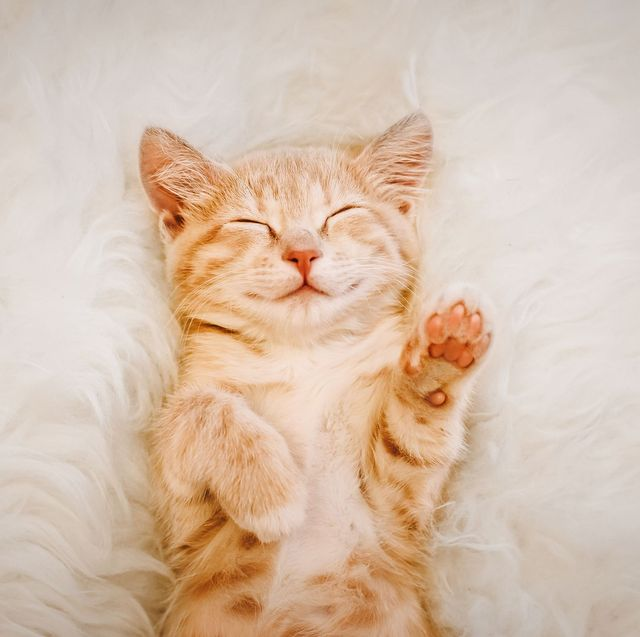
#> input picture examples/221206/cat.jpg, 640 x 637 px
$ python ex_06.py
#> lines starting #> are read from the running program, lines starting #| are printed output that depends on the picture
# 이미지 회전
# rotate (이미지, 각도 )
# : rotate함수의 첫번째 매개변수 : 회전시킬 이미지 / 두번째변수 : 회전각도
import cv2

# 이미지 경로
image_path = './cat.jpg'

# 이미지 읽기
image = cv2.imread(image_path)
#> image is the input picture: shape (637, 640, 3); mean B, G, R 173.4, 192.2, 215.2

# 이미지 좌우및 상하반전
# 1 좌우 반전 0 상하 반전
dst_tmep1 = cv2.flip(image, 1)
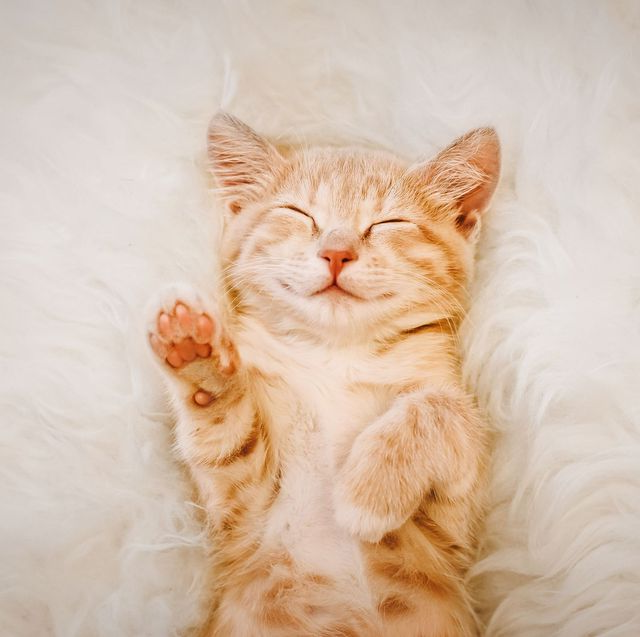
#> dst_tmep1: shape (637, 640, 3); mean B, G, R 173.4, 192.2, 215.2
dst_tmep2 = cv2.flip(image, 0)
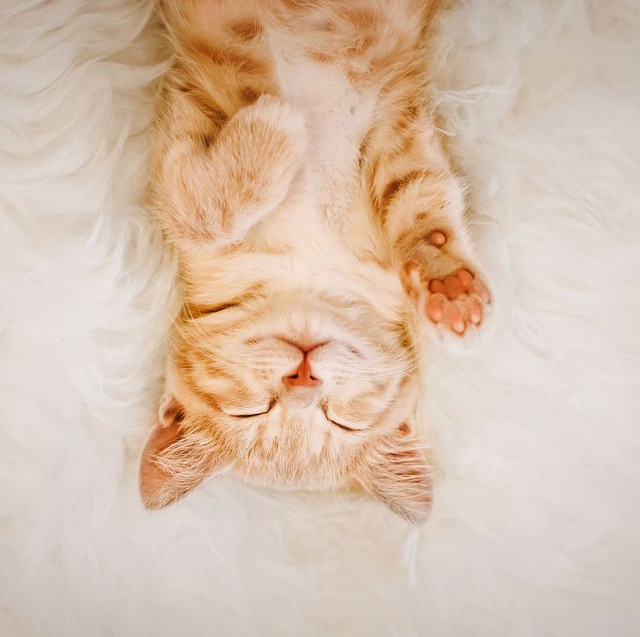
#> dst_tmep2: shape (637, 640, 3); mean B, G, R 173.4, 192.2, 215.2

cv2.imshow("dst_tmep1", dst_tmep1)
cv2.imshow("dst_tmep2", dst_tmep2)
cv2.waitKey(0)


# 읽은 이미지 각도 90도 돌리기
image90 = cv2.rotate(image, cv2.ROTATE_90_CLOCKWISE)  # 반시계 = COUNTERCLOCKWISE
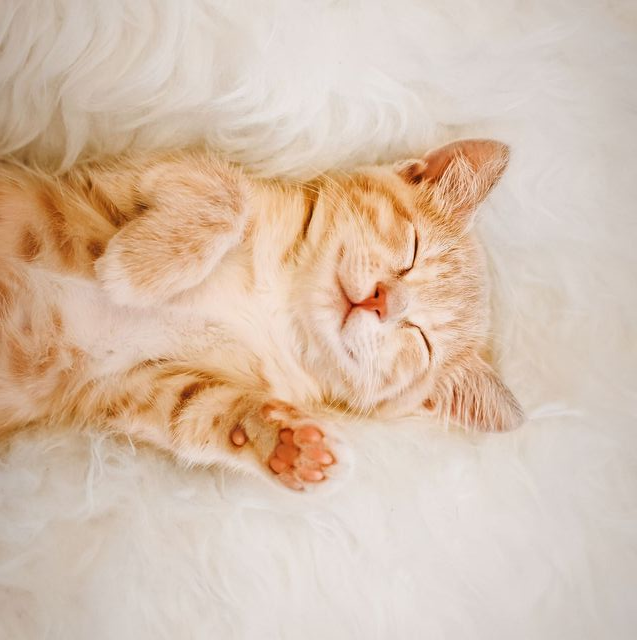
#> image90: shape (640, 637, 3); mean B, G, R 173.4, 192.2, 215.2
image180 = cv2.rotate(image, cv2.ROTATE_180) # 180도 회전
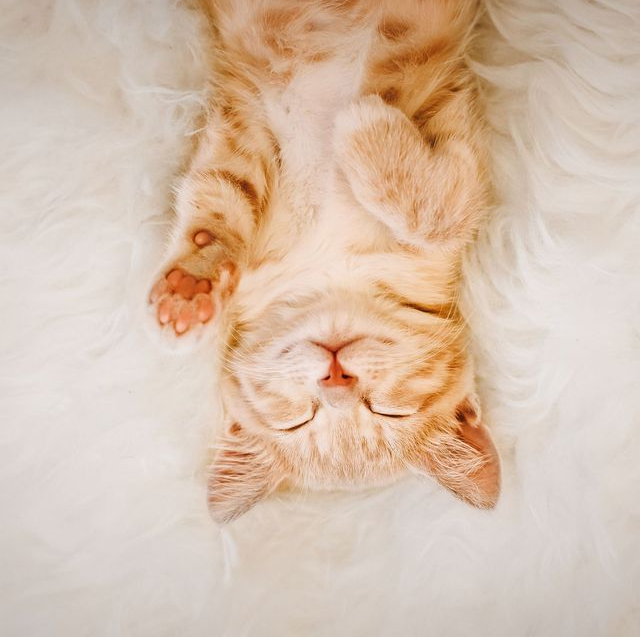
#> image180: shape (637, 640, 3); mean B, G, R 173.4, 192.2, 215.2
image270 = cv2.rotate(image, cv2.ROTATE_90_COUNTERCLOCKWISE) # 270도 회전
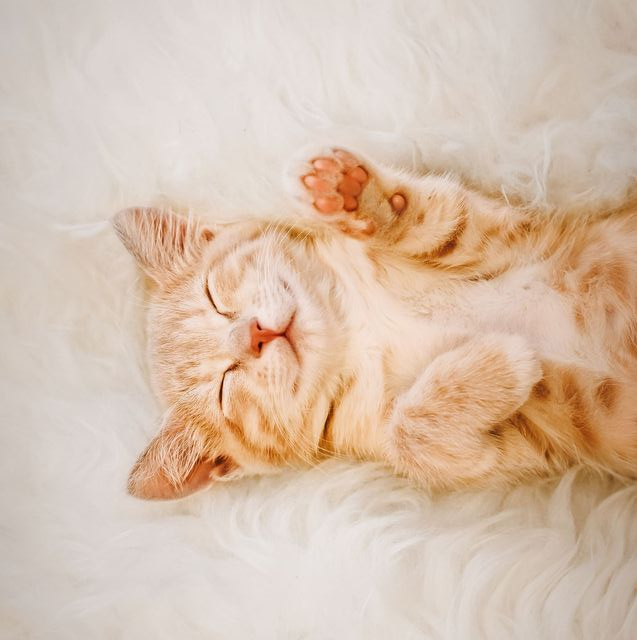
#> image270: shape (640, 637, 3); mean B, G, R 173.4, 192.2, 215.2

cv2.imshow('original image', image)
cv2.imshow('ratate_90', image90)
cv2.imshow('ratate_180', image180)
cv2.imshow('ratate_270', image270)

cv2.waitKey(0)
